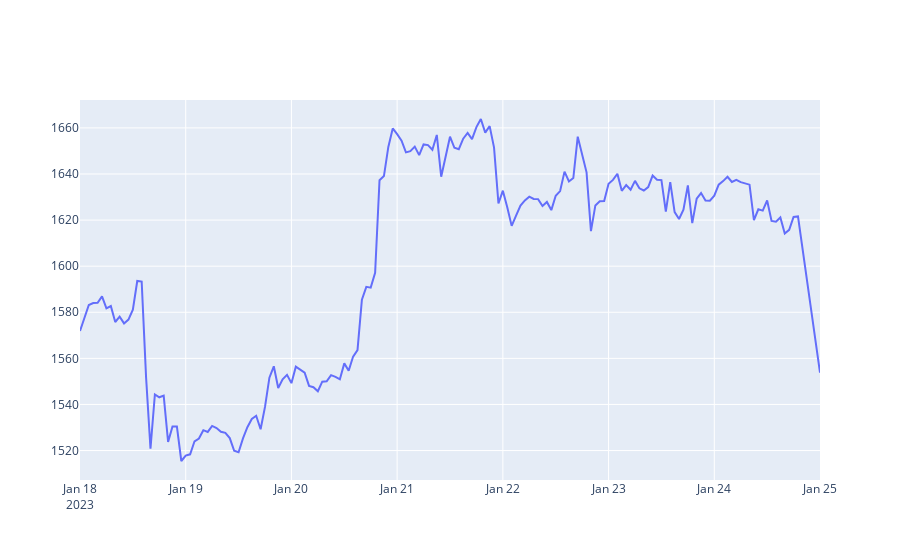
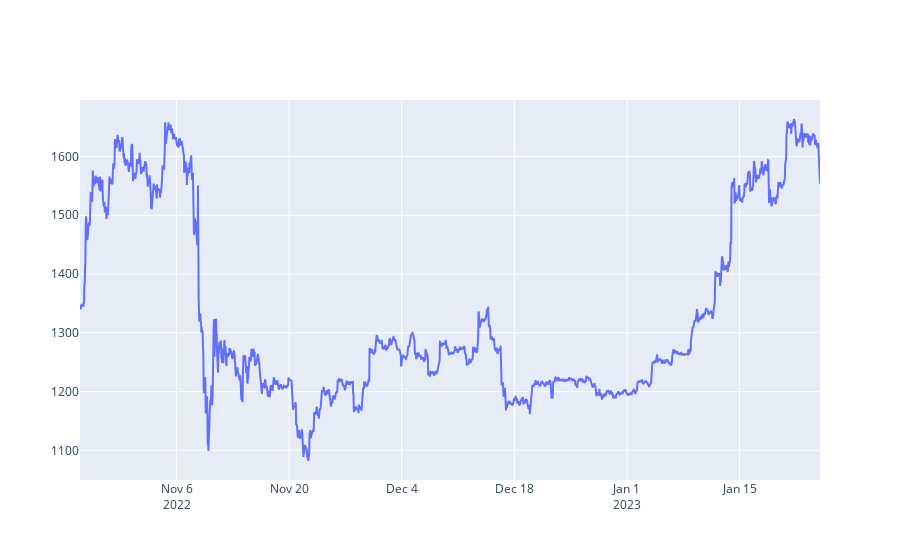

Here is the notebook cell these charts were saved with, in order:
### Code cell
from plotly.offline import init_notebook_mode, iplot
init_notebook_mode(connected=True)

def getLine(df_input):
    x = df_input.index
    y = df_input.values
    fig = go.Figure(data=go.Scatter(x = x, y = y))
    fig.show()
    
#------------------------------------------------

#( getLine(getRates('ETH-USD',  '1d',  '1h')) )
( getLine(getRates('ETH-USD',  '1wk',  '1h')) )
( getLine(getRates('ETH-USD',  '3mo',  '1h')) )
#( getLine(getRates('ETH-USD',  '3y',  '1d')) )

### Figure 1 — Plotly figure (JSON) as saved in the notebook; plotly's stock layout.template omitted (floating-point values rounded to 4 significant figures; data arrays with more than 128 entries replaced by an {"elided": "..."} marker saying what was removed)
{"data": [{"x": {"elided": "165 str values"}, "y": {"elided": "165 float values"}, "type": "scatter"}], "layout": {"xaxis": {"type": "date", "range": ["2023-01-18", "2023-01-25"], "autorange": true}, "yaxis": {"type": "linear", "range": [1507.0, 1672.0], "autorange": true}, "autosize": true}}

### Figure 2 — Plotly figure (JSON) as saved in the notebook; plotly's stock layout.template omitted (floating-point values rounded to 4 significant figures; data arrays with more than 128 entries replaced by an {"elided": "..."} marker saying what was removed)
{"data": [{"x": {"elided": "2203 str values"}, "y": {"elided": "2203 float values"}, "type": "scatter"}], "layout": {"xaxis": {"type": "date", "range": ["2022-10-25", "2023-01-25"], "autorange": true}, "yaxis": {"type": "linear", "range": [1049.0, 1696.0], "autorange": true}, "autosize": true}}
